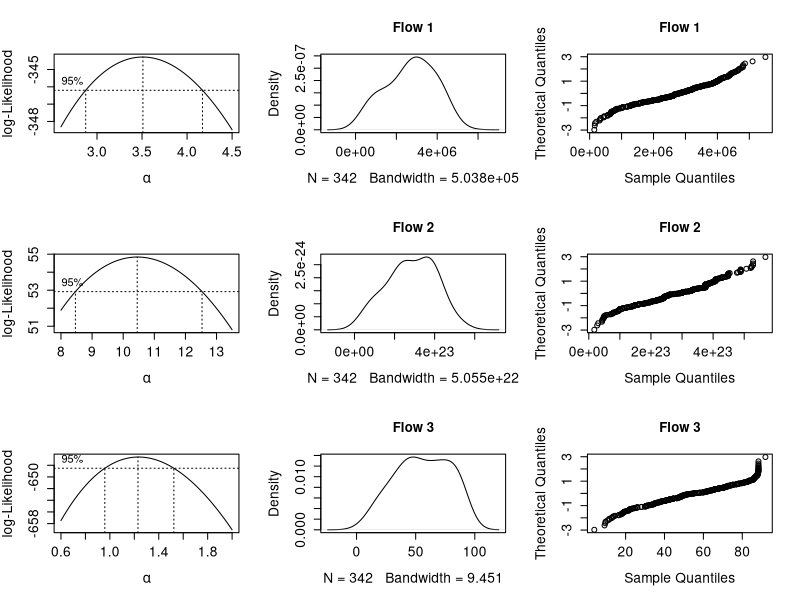

The R source for this figure:
#  Figure 5.12

dat=read.csv("FlowData.csv")
dat = dat/10000
library("MASS")
adj = 1.5

postscript("GasFlowsTransProfile.ps",width=6,height=7)
par(mfrow=c(3,3),cex.lab=1.25,cex.axis=1.25)
x=dat$Flow1
x1 = sort(x)
bcfit1 = boxcox(x1~1,lambda=seq(2.6, 4.5, 1/100),
xlab=expression(alpha))
text(3,-1898.75,"Flow 1")
plot(density((x1^3.5-1)/3.5,adjust=adj),main="Flow 1")
qqnorm((x1^3.5-1)/3.5,datax=T,main="Flow 1")
x=dat$Flow2
x2 = sort(x)
bcfit2 = boxcox(x2~1,lambda=seq(8, 13.5, 1/100),xlab=expression(alpha))
text(8.5,-1776.5,"Flow 2")
plot(density( (x2^10.5-1)/10.5,adjust=adj),main="Flow 2")
qqnorm((x2^10.5-1)/10.5,datax=T,main="Flow 2")
x=dat$Flow3
x3 = sort(x)
bcfit3 = boxcox(x3~1,lambda=seq(.6, 2, 1/100),xlab=expression(alpha))
text(1.6,-1793,"Flow 3")
plot(density( (x3^1.235-1)/1.235,adjust=adj),main="Flow 3")
qqnorm((x3^1.235-1)/1.235,datax=T,main="Flow 3")
graphics.off()
